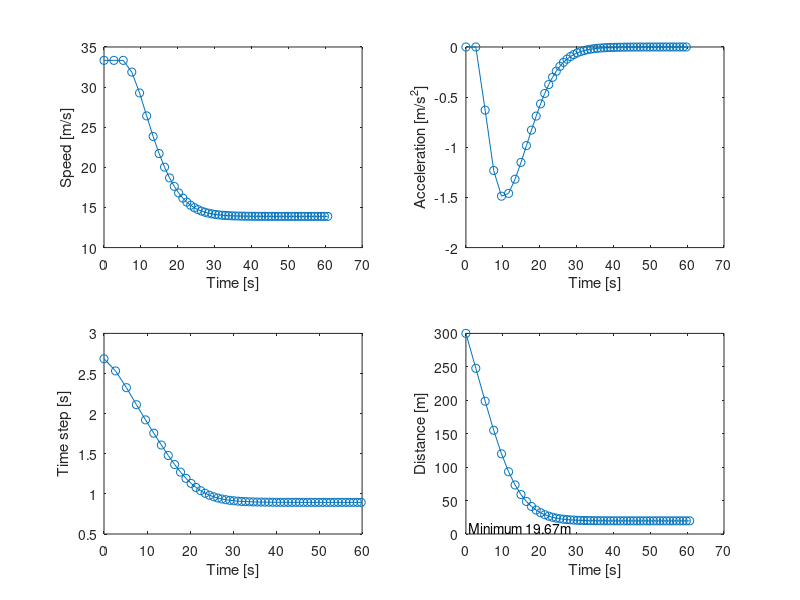

Source code (MATLAB):
% This script simulates an example approach with variable car-following 
% time step.
%
% Author: Wouter Schakel (w.j.schakel@tudelft.nl)
% Date: 20-09-2024

a = 1.25;
b = 2.09;
T = 1.2;
s0 = 3;
v0 = 120/3.6;

dt_min = 0.0;
dt_max = 3.0;
h = 4;

v_0 = v0;
s_0 = 300;
v_lead = 50 / 3.6;

t = 0;
v = v_0;
s = s_0;
g = [];

while v(end) > 0.001 && t(end) < 60.0
    ss = s0 + v(end)*T + v(end)*(v(end)-v_lead)/(2*sqrt(a*b));
    g(end+1) = a*min(1 - (v(end)/v0)^4, 1 - (ss/s(end))^2);

    headway = s(end) / v(end);
    TD = exp(-headway/h);
    dt = dt_max - TD * (dt_max-dt_min);

    %dt = 0.5;

    t(end+1) = t(end) + dt;
    if g(end) < 0 && dt > v(end) / -g(end)
        dt = v(end) / -g(end);
    end
    s(end+1) = s(end) - v(end)*dt - .5*g(end)*dt^2 + v_lead * dt;
    v(end+1) = v(end) + g(end)*dt;
end
g(end+1) = NaN;

subplot(2,2,1)
plot(t, v, '-o'); xlabel('Time [s]'); ylabel('Speed [m/s]');
subplot(2,2,2)
plot(t, g, '-o'); xlabel('Time [s]'); ylabel('Acceleration [m/s^2]');
subplot(2,2,3)
plot(t(1:end-1), diff(t), '-o'); xlabel('Time [s]'); ylabel('Time step [s]');
subplot(2,2,4)
plot(t, s, '-o'); xlabel('Time [s]'); ylabel('Distance [m]');
text(0.0, 0.0, sprintf(' Minimum %.2fm', min(s)), 'VerticalAlignment', 'bottom');